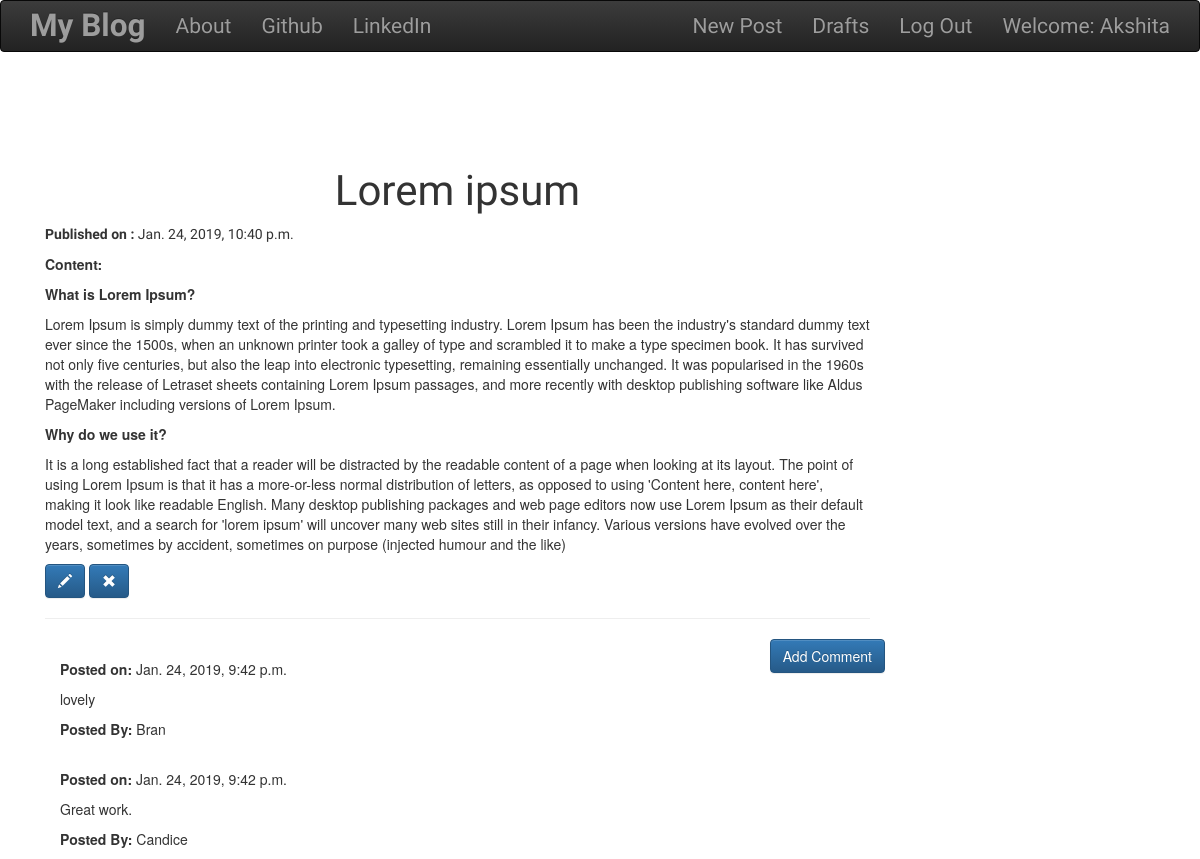
Before: /post/7 (signed in) with the older database file.
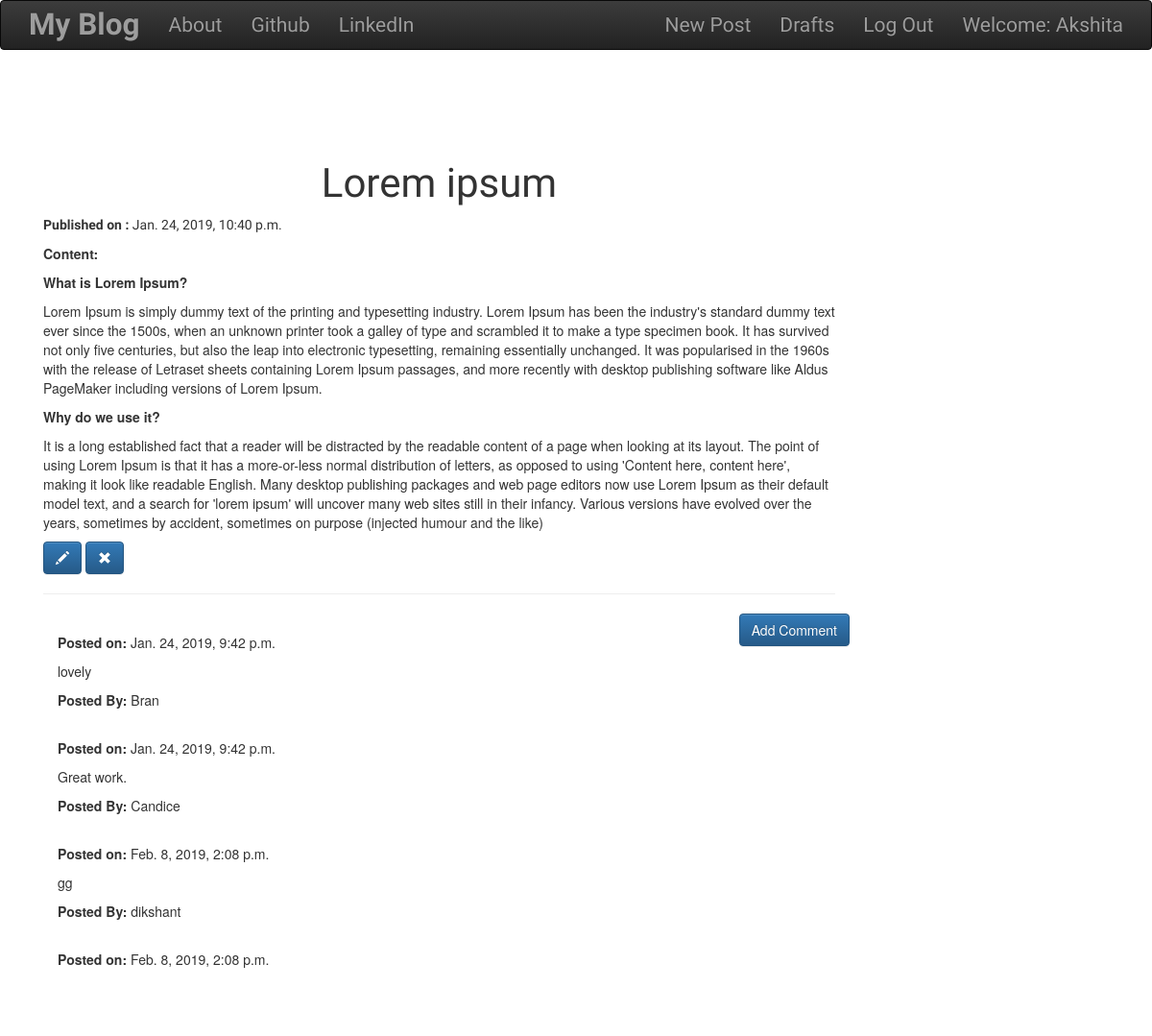
After: the same page with the newer database file.
### blog/models.py (models this page shows, shortened)
class Comment(models.Model):
    post = models.ForeignKey('blog.Post',related_name='comments',on_delete=models.CASCADE,)
    author = models.CharField(max_length=200)
    text = models.TextField()
    create_date = models.DateTimeField(default=timezone.now())
    approved_comment = models.BooleanField(default=False)

### blog/views.py (the view)
# urls.py: url(r'^post/(?P<pk>\d+)$',views.PostDetailView.as_view(),name='post_detail'),
class PostDetailView(DetailView):
    model = Post

### blog/templates/blog/post_detail.html (shortened to what this page needs)
{% extends "blog/base.html" %}
{% block content %}
    <br><br>
    <h1 class="posttitle loader"><br>{{ post.title }}</h1>
    {% if post.published_date %}
      <div class="date">
        <p class="pdate"><b>Published on :</b> {{ post.published_date }}</p>
      </div>
    {% else %}
      <a class="btn btn-default" href="{% url 'post_publish' pk=post.pk %}">
        <span class="glyphicon glyphicon-circle-arrow-up"> Publish </span>
      </a>
    {% endif %}
    <b>Content:</b><br>
  <p class="postcontent">{{ post.text|safe|linebreaksbr }}</p>
  {% if user.is_authenticated %}
  <a class="btn btn-primary" href="{% url 'post_edit' pk=post.pk %}">
    <span class="glyphicon glyphicon-pencil"></span>
  </a>
  <a class="btn btn-primary" href="{% url 'post_remove' pk=post.pk %}">
    <span class="glyphicon glyphicon-remove"></span>
  </a>
    {% endif %}
    <hr>
    <a class="btn btn-primary btn-comment" href="{% url 'add_comment_to_post' pk=post.pk %}">Add Comment</a>
    <div class="container">
      {% for comment in post.comments.all %}
      <br>
        {% if user.is_authenticated %}
            {% if comment.approved_comment %}
              <b>Posted on:</b> {{ comment.create_date }}
            {% endif %}
            <p>{{ comment.text|safe|linebreaks }}</p>
            <p><b>Posted By:</b> {{ comment.author }}</p>
        {% else %}
          {% if comment.approved_comment %}
            <b>Posted on:</b> {{ comment.create_date }}
            <p>{{ comment.text|safe|linebreaks }}</p>
            <p><b>Posted By:</b> {{ comment.author }}</p>
          {% endif %}
        {% endif %}
      {% empty %}
        <p>No Comments!</p>
      {% endfor %}
    </div>
{% endblock %}

Changed rows visible on the page:
added Comment: create_date "Feb. 8, 2019, 2:08 p.m.", text "gg", author "dikshant"
added Comment: create_date "Feb. 8, 2019, 2:08 p.m."
